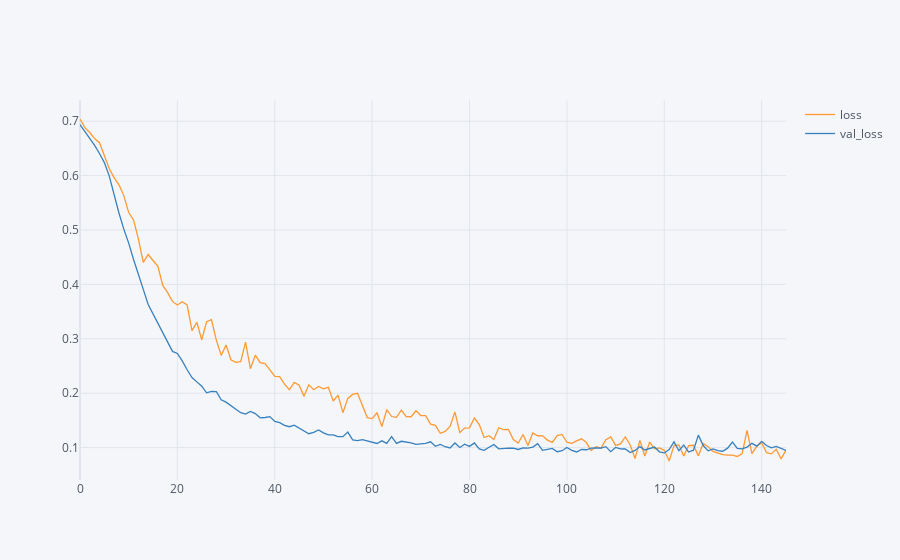

The cell this chart's notebook holds for it:
### Code cell
losses.iplot()

### Figure 1 — Plotly figure (JSON) as saved in the notebook; plotly's stock layout.template omitted (floating-point values rounded to 4 significant figures; data arrays with more than 128 entries replaced by an {"elided": "..."} marker saying what was removed)
{"data": [{"line": {"color": "rgba(255, 153, 51, 1.0)", "dash": "solid", "shape": "linear", "width": 1.3}, "mode": "lines", "name": "loss", "text": "", "type": "scatter", "x": {"elided": "146 int values"}, "y": {"elided": "146 float values"}}, {"line": {"color": "rgba(55, 128, 191, 1.0)", "dash": "solid", "shape": "linear", "width": 1.3}, "mode": "lines", "name": "val_loss", "text": "", "type": "scatter", "x": {"elided": "146 int values"}, "y": {"elided": "146 float values"}}], "layout": {"legend": {"bgcolor": "#F5F6F9", "font": {"color": "#4D5663"}}, "paper_bgcolor": "#F5F6F9", "plot_bgcolor": "#F5F6F9", "title": {"font": {"color": "#4D5663"}}, "xaxis": {"gridcolor": "#E1E5ED", "showgrid": true, "tickfont": {"color": "#4D5663"}, "title": {"font": {"color": "#4D5663"}, "text": ""}, "zerolinecolor": "#E1E5ED"}, "yaxis": {"gridcolor": "#E1E5ED", "showgrid": true, "tickfont": {"color": "#4D5663"}, "title": {"font": {"color": "#4D5663"}, "text": ""}, "zerolinecolor": "#E1E5ED"}}}
